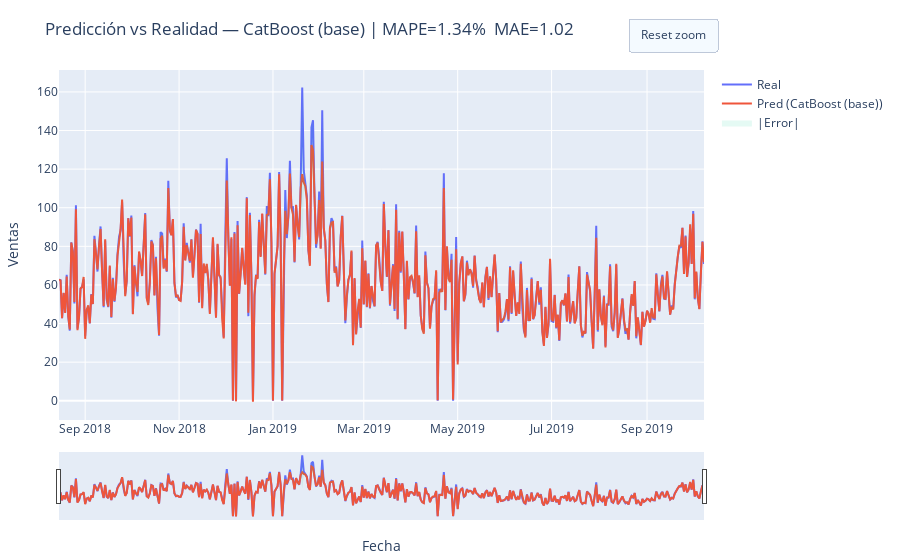

Notebook source saved alongside this figure:
### Markdown cell above
Con plotly:

### Code cell
import numpy as np
import pandas as pd
import plotly.graph_objects as go

# --- 1) Elegimos el mejor por MAPE ---
mejor_modelo = df_resumen.sort_values("MAPE").index[0]
print(f"Mejor modelo: {mejor_modelo}")

# --- 2) Auxiliar: obtener y_true, y_pred y fechas (VERSIÓN COMPLETA) ---
def _pred_y_fechas(nombre_modelo):
    """
    Devuelve (y_true, y_pred, fechas_test) alineados para graficar.
    Soporta SARIMAX y modelos tipo RandomForest / GradientBoosting / XGBoost / CatBoost,
    con o sin sufijos '(base)'/'(best)' en el nombre.
    """
    nombre = nombre_modelo.lower()

    # SARIMAX: usa yhat y fechas del tramo test del daily
    if "sarimax" in nombre:
        y_true = np.asarray(y_te, dtype=float)
        y_pred = np.asarray(yhat, dtype=float)
        fechas_test = pd.to_datetime(daily["datum"].iloc[cut:]).to_numpy()
        return y_true, y_pred, fechas_test

    # Modelos sklearn/cat/xgb (prioridad a 'best' si existe)
    model = None

    # GradientBoosting
    if ("gradientboosting" in nombre) and ("best" in nombre) and ("gbr_best" in globals()):
        model = gbr_best
    elif ("gradientboosting" in nombre) and ("gbr_pipe" in globals()):
        model = gbr_pipe

    # RandomForest
    elif ("randomforest" in nombre) and ("best" in nombre) and ("rf_best" in globals()):
        model = rf_best
    elif ("randomforest" in nombre) and ("rf_pipe" in globals()):
        model = rf_pipe

    # XGBoost
    elif ("xgboost" in nombre) and ("best" in nombre) and ("xgb_best" in globals()):
        model = xgb_best
    elif ("xgboost" in nombre) and ("xgb_pipe" in globals()):
        model = xgb_pipe

    # CatBoost  ⬅️ (falta en tu versión anterior)
    elif ("catboost" in nombre) and ("best" in nombre) and ("cat_best" in globals()):
        model = cat_best
    elif ("catboost" in nombre) and ("cat_pipe" in globals()):
        model = cat_pipe

    else:
        # Fallback a objetos sin pipeline si existieran
        if ("randomforest" in nombre) and ("rf" in globals()):
            model = rf
        elif ("gradientboosting" in nombre) and ("gbr" in globals()):
            model = gbr
        elif ("xgboost" in nombre) and ("xgb" in globals()):
            model = xgb
        elif ("catboost" in nombre) and ("cat" in globals()):
            model = cat

    if model is None:
        raise RuntimeError(f"No encuentro el estimador para '{nombre_modelo}'. Revisa variables en memoria.")

    # Predicciones con el tramo test del diseño supervisado
    y_true = np.asarray(y_test, dtype=float)
    y_pred = np.asarray(model.predict(X_test), dtype=float)

    # Fechas del test (si guardaste 'fechas', úsalo)
    if "fechas" in globals():
        fechas_test = pd.to_datetime(fechas[-len(y_true):]).to_numpy()
    else:
        fechas_test = np.arange(len(y_true))  # fallback numérico

    return y_true, y_pred, fechas_test

# --- 3) Obtenemos datos y alineamos ---
y_true, y_pred, fechas_plot = _pred_y_fechas(mejor_modelo)
n = min(len(y_true), len(y_pred), len(fechas_plot))
y_true, y_pred, fechas_plot = y_true[-n:], y_pred[-n:], fechas_plot[-n:]

# Métricas
res = evaluar(y_true, y_pred)
mape_val, mae_val = res["MAPE"], res["MAE"]
abs_err = np.abs(y_true - y_pred)

# --- 4) Figura Plotly ---
fig = go.Figure()

# Real
fig.add_trace(go.Scatter(
    x=fechas_plot, y=y_true,
    mode="lines",
    name="Real",
    hovertemplate="Fecha: %{x}<br>Real: %{y:.2f}<extra></extra>"
))

# Predicción
fig.add_trace(go.Scatter(
    x=fechas_plot, y=y_pred,
    mode="lines",
    name=f"Pred ({mejor_modelo})",
    hovertemplate="Fecha: %{x}<br>Pred: %{y:.2f}<extra></extra>"
))

# Banda de error (±|y - yhat|)
fig.add_trace(go.Scatter(
    x=np.concatenate([fechas_plot, fechas_plot[::-1]]),
    y=np.concatenate([y_pred + abs_err, (y_pred - abs_err)[::-1]]),
    fill="toself",
    name="|Error|",
    opacity=0.2,
    line=dict(width=0),
    hoverinfo="skip"
))

fig.update_layout(
    title=f"Predicción vs Realidad — {mejor_modelo} | MAPE={mape_val:.2f}%  MAE={mae_val:.2f}",
    xaxis_title="Fecha",
    yaxis_title="Ventas",
    hovermode="x unified",
    margin=dict(l=40, r=20, t=70, b=40),
)

# Controles extra
fig.update_xaxes(rangeslider_visible=True)
fig.update_layout(
    updatemenus=[dict(
        type="buttons",
        x=1.02, y=1.15,
        buttons=[
            dict(label="Reset zoom", method="relayout", args=[{"xaxis.autorange": True, "yaxis.autorange": True}]),
        ]
    )]
)

fig.show()

from pathlib import Path
import plotly.io as pio
PLOTS_DIR = Path("../docs/plots"); PLOTS_DIR.mkdir(parents=True, exist_ok=True)
pio.write_json(fig, PLOTS_DIR / "forecast_best_model_plotly.json")
fig.write_html(str(PLOTS_DIR / "forecast_best_model_plotly.html"), include_plotlyjs="cdn")
print("[OK] Guardado Plotly JSON/HTML en docs/plots/")

### Figure 1 — Plotly figure (JSON) as saved in the notebook; plotly's stock layout.template omitted (floating-point values rounded to 4 significant figures; data arrays with more than 128 entries replaced by an {"elided": "..."} marker saying what was removed)
{"data": [{"hovertemplate": "Fecha: %{x}<br>Real: %{y:.2f}<extra></extra>", "mode": "lines", "name": "Real", "type": "scatter", "x": {"elided": "420 str values"}, "y": {"elided": "420 float values"}}, {"hovertemplate": "Fecha: %{x}<br>Pred: %{y:.2f}<extra></extra>", "mode": "lines", "name": "Pred (CatBoost (base))", "type": "scatter", "x": {"elided": "420 str values"}, "y": {"elided": "420 float values"}}, {"fill": "toself", "hoverinfo": "skip", "line": {"width": 0}, "name": "|Error|", "opacity": 0.2, "type": "scatter", "x": {"elided": "840 str values"}, "y": {"elided": "840 float values"}}], "layout": {"hovermode": "x unified", "margin": {"b": 40, "l": 40, "r": 20, "t": 70}, "title": {"text": "Predicción vs Realidad — CatBoost (base) | MAPE=1.34%  MAE=1.02"}, "updatemenus": [{"buttons": [{"args": [{"xaxis.autorange": true, "yaxis.autorange": true}], "label": "Reset zoom", "method": "relayout"}], "type": "buttons", "x": 1.02, "y": 1.15}], "xaxis": {"rangeslider": {"visible": true}, "title": {"text": "Fecha"}}, "yaxis": {"title": {"text": "Ventas"}}}}
